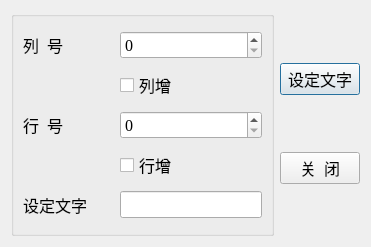
<?xml version="1.0" encoding="UTF-8"?>
<ui version="4.0">
 <class>QWDialogLocate</class>
 <widget class="QDialog" name="QWDialogLocate">
  <property name="geometry">
   <rect>
    <x>0</x>
    <y>0</y>
    <width>371</width>
    <height>247</height>
   </rect>
  </property>
  <property name="font">
   <font>
    <family>Times New Roman</family>
    <pointsize>12</pointsize>
   </font>
  </property>
  <property name="windowTitle">
   <string>单元格定位与文字设置</string>
  </property>
  <layout class="QHBoxLayout" name="horizontalLayout">
   <item>
    <widget class="QGroupBox" name="groupBox">
     <property name="minimumSize">
      <size>
       <width>0</width>
       <height>0</height>
      </size>
     </property>
     <property name="title">
      <string/>
     </property>
     <layout class="QGridLayout" name="gridLayout">
      <item row="0" column="0">
       <widget class="QLabel" name="label">
        <property name="text">
         <string>列  号</string>
        </property>
       </widget>
      </item>
      <item row="0" column="1">
       <widget class="QSpinBox" name="spinBoxColumn">
        <property name="minimum">
         <number>0</number>
        </property>
       </widget>
      </item>
      <item row="1" column="0">
       <spacer name="horizontalSpacer">
        <property name="orientation">
         <enum>Qt::Horizontal</enum>
        </property>
        <property name="sizeHint" stdset="0">
         <size>
          <width>49</width>
          <height>20</height>
         </size>
        </property>
       </spacer>
      </item>
      <item row="1" column="1">
       <widget class="QCheckBox" name="chkBoxColumn">
        <property name="text">
         <string>列增</string>
        </property>
       </widget>
      </item>
      <item row="2" column="0">
       <widget class="QLabel" name="label_2">
        <property name="text">
         <string>行  号</string>
        </property>
       </widget>
      </item>
      <item row="2" column="1">
       <widget class="QSpinBox" name="spinBoxRow"/>
      </item>
      <item row="3" column="0">
       <spacer name="horizontalSpacer_2">
        <property name="orientation">
         <enum>Qt::Horizontal</enum>
        </property>
        <property name="sizeHint" stdset="0">
         <size>
          <width>49</width>
          <height>20</height>
         </size>
        </property>
       </spacer>
      </item>
      <item row="3" column="1">
       <widget class="QCheckBox" name="chkBoxRow">
        <property name="text">
         <string>行增</string>
        </property>
       </widget>
      </item>
      <item row="4" column="0">
       <widget class="QLabel" name="label_3">
        <property name="text">
         <string>设定文字</string>
        </property>
       </widget>
      </item>
      <item row="4" column="1">
       <widget class="QLineEdit" name="edtCaption"/>
      </item>
     </layout>
    </widget>
   </item>
   <item>
    <layout class="QVBoxLayout" name="verticalLayout">
     <item>
      <spacer name="verticalSpacer_3">
       <property name="orientation">
        <enum>Qt::Vertical</enum>
       </property>
       <property name="sizeHint" stdset="0">
        <size>
         <width>20</width>
         <height>40</height>
        </size>
       </property>
      </spacer>
     </item>
     <item>
      <widget class="QPushButton" name="btnSetText">
       <property name="text">
        <string>设定文字</string>
       </property>
       <property name="icon">
        <iconset resource="images.qrc">
         <normaloff>:/images/506.bmp</normaloff>:/images/506.bmp</iconset>
       </property>
      </widget>
     </item>
     <item>
      <spacer name="verticalSpacer_2">
       <property name="orientation">
        <enum>Qt::Vertical</enum>
       </property>
       <property name="sizeHint" stdset="0">
        <size>
         <width>20</width>
         <height>40</height>
        </size>
       </property>
      </spacer>
     </item>
     <item>
      <widget class="QPushButton" name="btnClose">
       <property name="text">
        <string>关  闭</string>
       </property>
       <property name="icon">
        <iconset resource="images.qrc">
         <normaloff>:/images/132.bmp</normaloff>:/images/132.bmp</iconset>
       </property>
      </widget>
     </item>
     <item>
      <spacer name="verticalSpacer">
       <property name="orientation">
        <enum>Qt::Vertical</enum>
       </property>
       <property name="sizeHint" stdset="0">
        <size>
         <width>20</width>
         <height>40</height>
        </size>
       </property>
      </spacer>
     </item>
    </layout>
   </item>
  </layout>
 </widget>
 <resources>
  <include location="images.qrc"/>
 </resources>
 <connections>
  <connection>
   <sender>btnClose</sender>
   <signal>clicked()</signal>
   <receiver>QWDialogLocate</receiver>
   <slot>close()</slot>
   <hints>
    <hint type="sourcelabel">
     <x>274</x>
     <y>108</y>
    </hint>
    <hint type="destinationlabel">
     <x>243</x>
     <y>134</y>
    </hint>
   </hints>
  </connection>
 </connections>
</ui>
